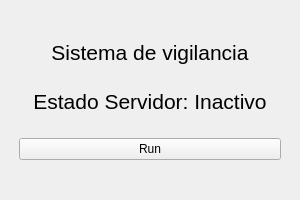
<?xml version="1.0" encoding="UTF-8"?>
<ui version="4.0">
 <class>MainWindow</class>
 <widget class="QMainWindow" name="MainWindow">
  <property name="geometry">
   <rect>
    <x>0</x>
    <y>0</y>
    <width>300</width>
    <height>200</height>
   </rect>
  </property>
  <property name="minimumSize">
   <size>
    <width>300</width>
    <height>200</height>
   </size>
  </property>
  <property name="maximumSize">
   <size>
    <width>300</width>
    <height>200</height>
   </size>
  </property>
  <property name="windowTitle">
   <string>AlarmaServer.py</string>
  </property>
  <property name="windowIcon">
   <iconset>
    <normaloff>icon.png</normaloff>icon.png</iconset>
  </property>
  <widget class="QWidget" name="centralwidget">
   <layout class="QHBoxLayout" name="horizontalLayout_2">
    <item>
     <spacer name="horizontalSpacer">
      <property name="orientation">
       <enum>Qt::Horizontal</enum>
      </property>
      <property name="sizeType">
       <enum>QSizePolicy::Fixed</enum>
      </property>
      <property name="sizeHint" stdset="0">
       <size>
        <width>10</width>
        <height>20</height>
       </size>
      </property>
     </spacer>
    </item>
    <item>
     <layout class="QVBoxLayout" name="verticalLayout">
      <item>
       <spacer name="verticalSpacer">
        <property name="orientation">
         <enum>Qt::Vertical</enum>
        </property>
        <property name="sizeType">
         <enum>QSizePolicy::Fixed</enum>
        </property>
        <property name="sizeHint" stdset="0">
         <size>
          <width>20</width>
          <height>13</height>
         </size>
        </property>
       </spacer>
      </item>
      <item>
       <widget class="QLabel" name="label">
        <property name="sizePolicy">
         <sizepolicy hsizetype="Preferred" vsizetype="Fixed">
          <horstretch>0</horstretch>
          <verstretch>0</verstretch>
         </sizepolicy>
        </property>
        <property name="font">
         <font>
          <pointsize>16</pointsize>
         </font>
        </property>
        <property name="text">
         <string>Sistema de vigilancia</string>
        </property>
        <property name="alignment">
         <set>Qt::AlignCenter</set>
        </property>
       </widget>
      </item>
      <item>
       <widget class="QLabel" name="stateLbl">
        <property name="sizePolicy">
         <sizepolicy hsizetype="Preferred" vsizetype="Fixed">
          <horstretch>0</horstretch>
          <verstretch>0</verstretch>
         </sizepolicy>
        </property>
        <property name="font">
         <font>
          <pointsize>16</pointsize>
         </font>
        </property>
        <property name="text">
         <string>Estado Servidor: Inactivo</string>
        </property>
        <property name="alignment">
         <set>Qt::AlignCenter</set>
        </property>
       </widget>
      </item>
      <item>
       <widget class="QPushButton" name="stateBtn">
        <property name="minimumSize">
         <size>
          <width>0</width>
          <height>0</height>
         </size>
        </property>
        <property name="text">
         <string>Run</string>
        </property>
        <property name="icon">
         <iconset>
          <normaloff>runicon.png</normaloff>runicon.png</iconset>
        </property>
        <property name="iconSize">
         <size>
          <width>30</width>
          <height>30</height>
         </size>
        </property>
       </widget>
      </item>
      <item>
       <spacer name="verticalSpacer_2">
        <property name="orientation">
         <enum>Qt::Vertical</enum>
        </property>
        <property name="sizeType">
         <enum>QSizePolicy::Fixed</enum>
        </property>
        <property name="sizeHint" stdset="0">
         <size>
          <width>20</width>
          <height>10</height>
         </size>
        </property>
       </spacer>
      </item>
     </layout>
    </item>
    <item>
     <spacer name="horizontalSpacer_2">
      <property name="orientation">
       <enum>Qt::Horizontal</enum>
      </property>
      <property name="sizeType">
       <enum>QSizePolicy::Fixed</enum>
      </property>
      <property name="sizeHint" stdset="0">
       <size>
        <width>10</width>
        <height>20</height>
       </size>
      </property>
     </spacer>
    </item>
   </layout>
  </widget>
 </widget>
 <resources/>
 <connections/>
</ui>
